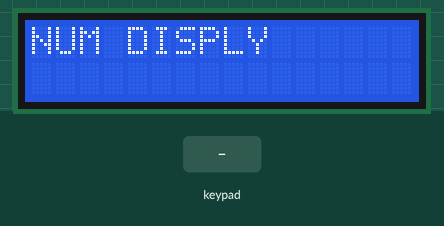
Bench run of a sketch on a simulated Arduino Uno, built with avr-gcc and run on an emulated ATmega328P. Shown: 16×2 character LCD. Wiring (inferred from the signals the program sends): 4×3 keypad with keys 1 2 3 4 5 6 7 8 9 * 0 #: rows A0, A1, A2, A3; columns pin 11, pin 12, pin 13. The inputs (shaded band) are chosen by the test bench.

Above: at 1.2 s.
1.3 s: keypad keys 1 2 # pressed 0.4 s apart
At 3.4 s:
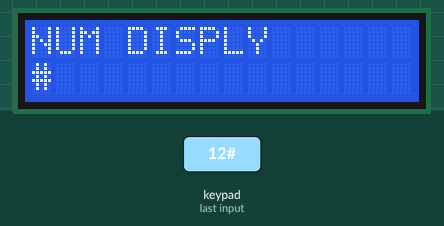
4.0 s: key '*' pressed
At 4.9 s:
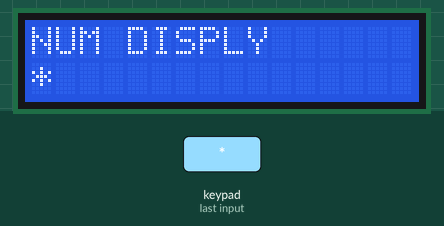
5.6 s: key '3' pressed
At 6.1 s:
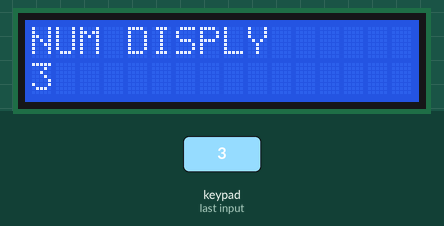
7.2 s: keypad keys 2 5 pressed 0.4 s apart
At 8.8 s:
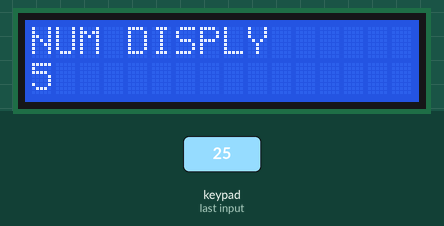
9.5 s: key '#' pressed
At 10.3 s:
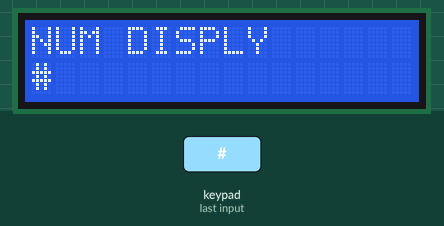
11.1 s: key '1' pressed
At 12.7 s:
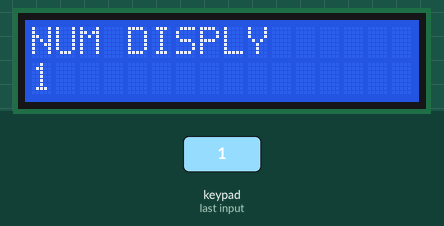
Timing chart, 0 to 13.7 s (numbered marks = the images above; inputs shaded):
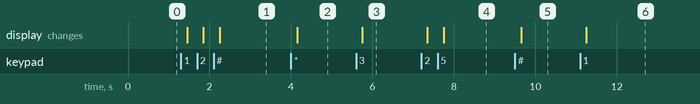

The sketch:

keypad.ino
```cpp
#include <LiquidCrystal.h>
#define C1 11
#define C2 12
#define C3 13

#define R1 8
#define R2 9
#define R3 10


LiquidCrystal lcd (7,6,5,4,3,2);

void setup()
{
lcd.begin (16,2);

pinMode ( C1 , INPUT);
pinMode ( C2 , INPUT);
pinMode ( C3 , INPUT);

pinMode (A0 , OUTPUT);
pinMode (A1 , OUTPUT);
pinMode (A2 , OUTPUT);
pinMode (A3 , OUTPUT);

 lcd.setCursor (0,0);
 lcd.print("NUM DISPLY");

}

void keypad ()
{

digitalWrite (A0,LOW);
digitalWrite (A1,HIGH);
digitalWrite (A2,HIGH);
digitalWrite (A3,HIGH);

  if(digitalRead(C1)== 0)
   {
     while(digitalRead (C1)== 0);
     lcd.print('1');
   }
    if(digitalRead (C2)== 0)
   {
     while(digitalRead (C2)== 0);
    lcd.print('2');
   }
    if(digitalRead (C3)==0)
   {
     while(digitalRead (C3) == 0 );
     lcd.print('3');
   }


digitalWrite (A0,HIGH);
digitalWrite (A1,LOW );
digitalWrite (A2,HIGH);
digitalWrite (A3,HIGH);


  if(digitalRead(C1)== 0)
   {
     while(digitalRead (C1)== 0);
     lcd.print('4');
   }
    if(digitalRead (C2)== 0)
   {
     while(digitalRead (C2)== 0);
    lcd.print('5');
   }
    if(digitalRead (C3)==0)
   {
     while(digitalRead (C3) == 0 );
     lcd.print('6');
   }

digitalWrite (A0,HIGH );
digitalWrite (A1,HIGH );
digitalWrite (A2,LOW  );
digitalWrite (A3,HIGH );


  if(digitalRead(C1)== 0)
   {
     while(digitalRead (C1)== 0);
     lcd.print('7');
   }
    if(digitalRead (C2)== 0)
   {
     while(digitalRead (C2)== 0);
    lcd.print('8');
   }
    if(digitalRead (C3)==0)
   {
     while(digitalRead (C3) == 0 );
     lcd.print('9');
   }

digitalWrite (A0,HIGH );
digitalWrite (A1,HIGH );
digitalWrite (A2,HIGH );
digitalWrite (A3,LOW  );

  if(digitalRead(C1)== 0)
   {
     while(digitalRead (C1)== 0);
     lcd.print('*');
   }
    if(digitalRead (C2)== 0)
   {
     while(digitalRead (C2)== 0);
    lcd.print('0');
   }
    if(digitalRead (C3)==0)
   {
     while(digitalRead (C3) == 0 );
     lcd.print('#');
   }
}

void loop()
{
 lcd.setCursor (0,1);
  keypad ();
}
```

Measured:
- after the input at 1.3 s, the display: first changes after 0.15 s (image 1 shows a later state)
- after the input at 4.0 s, the display: changes after 0.15 s (image 2)
- after the input at 5.6 s, the display: changes after 0.15 s (image 3)
- after the input at 7.2 s, the display: first changes after 0.15 s (image 4 shows a later state)
- after the input at 9.5 s, the display: changes after 0.15 s (image 5)
- after the input at 11.1 s, the display: changes after 0.15 s (image 6)
